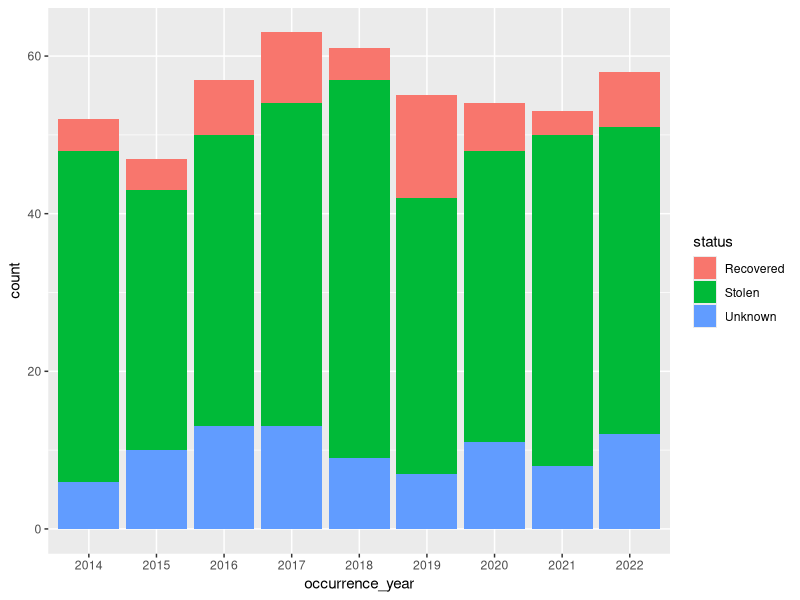
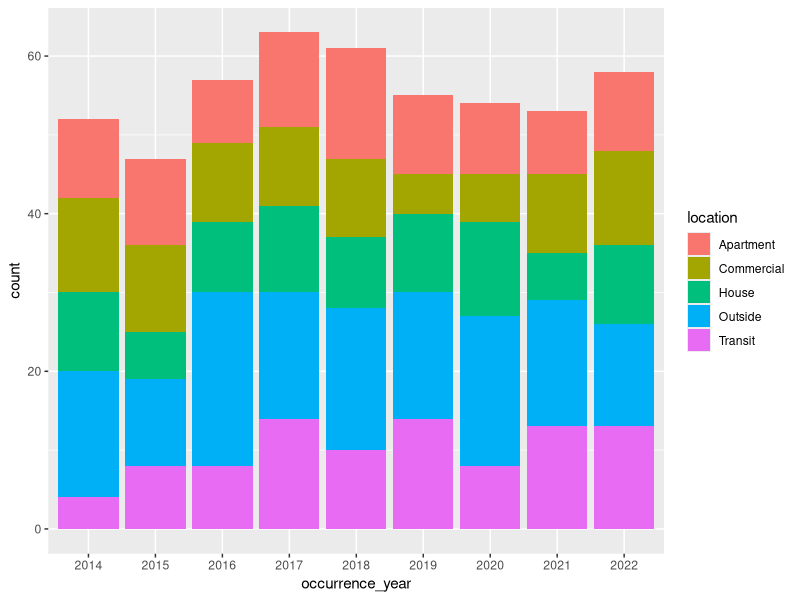
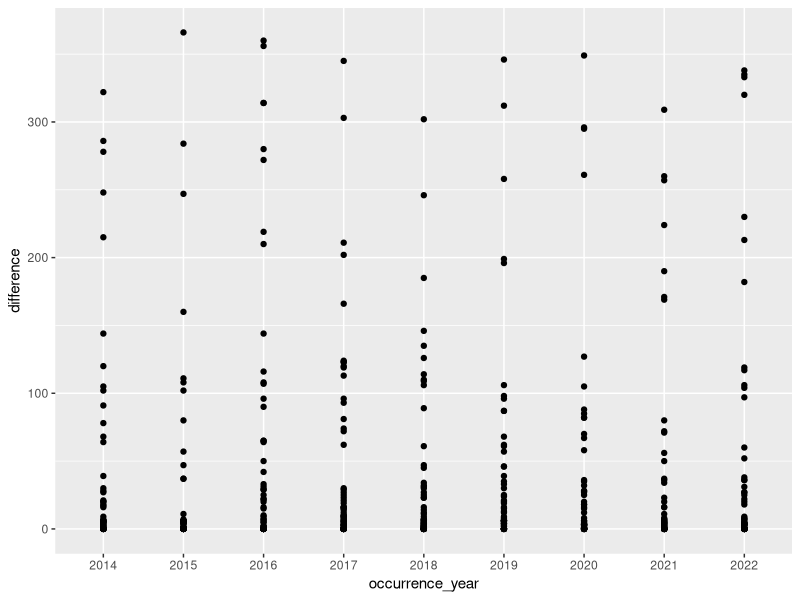

Here is the R script that generated these plots, in order:
#### Preamble ####
# Purpose: Simulates dataset about Bicycle Theft in Toronto from 2014 to 2022
# Author: Yufei Liu
# Date: 2 Oct 2023
# Contact: florence.liu@mail.utoronto.ca
# License: MIT

#### Data expectations ####
# The difference in days between the occurrence date and report date is positive and cencered at 0
# Expect more lost outside locations and different location types
# Expect much more stolen status than recovery status
# Have columns: occurrence_year, occurrence_month, difference, location, status

#### Workspace setup ####
library(tidyverse)
library(lubridate)


#### Simulate data ####
set.seed(777) # set a random seed for simulation

## Simulate occurrence date and report date 
n_obs <- 500 # simulated data size

# give range of date
start_date <- as.Date("2014-01-01") 
end_date <- as.Date("2022-12-31")

# generate a group of random date from start_date to end_date
occurrence_date <- sample(seq(start_date,end_date, by="day"), n_obs, replace = TRUE)

# extract year and month from the simulated occurrence_date
occurrence_month <- as.character(month(occurrence_date))
occurrence_year <- as.character(year(occurrence_date))

# generate a positive random difference centered at 0 and decayed until 366 (in case of leap year)
difference <- sample(0:366, size = n_obs, prob = c(0.3, rep(0.25/7,7), rep(0.2/30, 30), rep(0.15/90, 90), 
                                     rep(0.1/239,239)), replace = TRUE)

## Simulate location
# expect 5 location types: Outside, House, Apartment, Commercial, Transit
location <- sample(c("Outside", "House", "Apartment", "Commercial", "Transit"), 
                   n_obs, prob = c(0.3, rep(0.7/4,4)), replace = TRUE)


## Simulate status
# expect 3 status: Stolen, Recovered, Unknown
status <- sample(c("Stolen", "Recovered", "Unknown"), n_obs, prob = c(0.7,0.15,0.15),
                 replace = TRUE)


## Simulated dataset
simulated_data <- data.frame(occurrence_year, occurrence_month, difference,
                             location, status)


## Create graphs of simulated data
# Reference data from https://tellingstorieswithdata.com/05-static_communication.html


# Bar plot for bicycle status and occurrence year
simulated_data |> ggplot(aes(x=occurrence_year, fill=status)) +
  geom_bar()

# Bar plot for occurrence location and occurrence year
simulated_data |> ggplot(aes(x=occurrence_year, fill=location)) +
  geom_bar()

# Scatter plot for difference in days between occurrence date and report date and occurrence year
simulated_data |> ggplot(aes(x=occurrence_year, y=difference)) +
  geom_point()



## Data validation
#  Reference data from: https://tellingstorieswithdata.com/02-drinking_from_a_fire_hose.html

# Check that occurrence_year are all between 2014 and 2022
simulated_data$occurrence_year |> as.numeric() |> max() <= 2022
simulated_data$occurrence_year |> as.numeric() |> min() >= 2014


# Check that occurrence_month are all between 1 and 12
simulated_data$occurrence_month |> as.numeric() |> max() <= 12
simulated_data$occurrence_month |> as.numeric() |> min() >= 1


# Check that the difference in days between the occurrence date and report date is positive
simulated_data$difference |> min() <= 0


# Check there 5 location types
simulated_data$location |> unique() |> sort() == c("Apartment", "Commercial", 
                                                   "House", "Outside", "Transit")

# Check there are 3 status
simulated_data$status |> unique() |> sort() == c("Recovered", "Stolen", "Unknown")

# Check variable types
simulated_data$occurrence_year |> class() == "character"
simulated_data$occurrence_month |> class() == "character"
simulated_data$difference |> class() == "integer"
simulated_data$location |> class() == "character"
simulated_data$status |> class() == "character"






